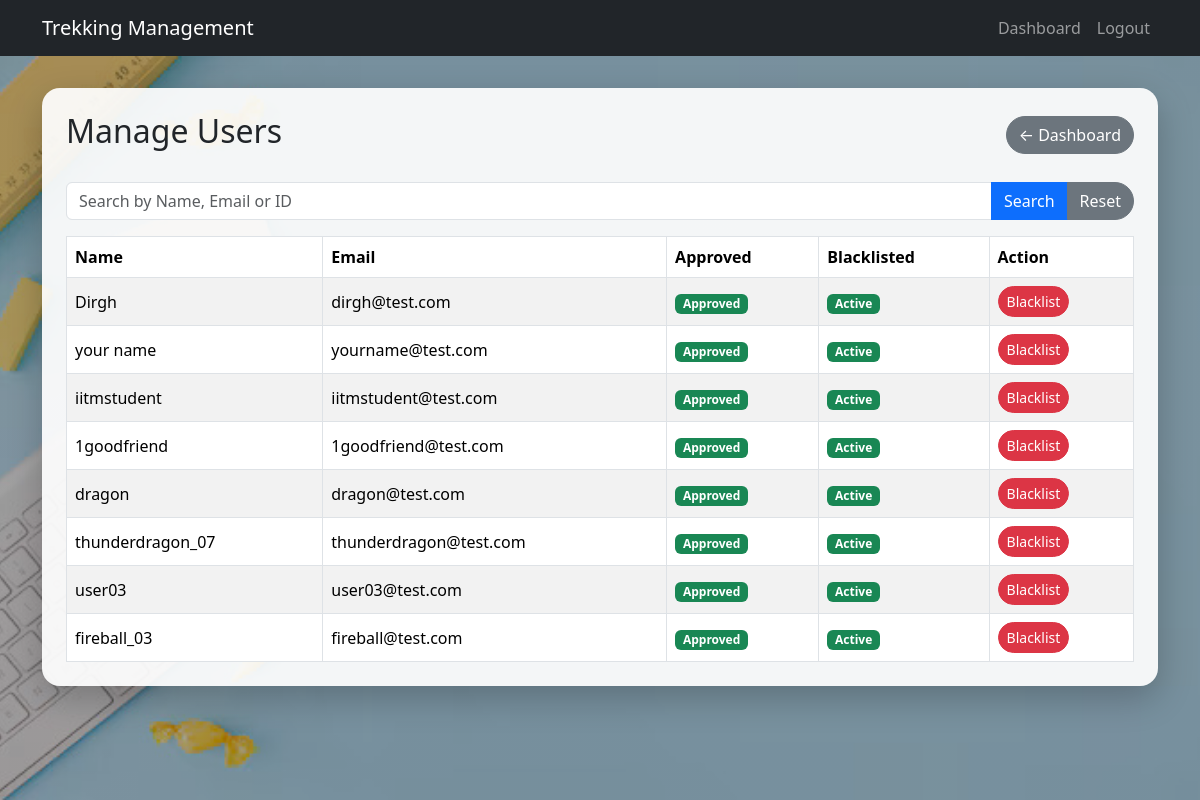
Page /admin/users (signed in) on the committed database.
### models/user.py (models this page shows, shortened)
class User(UserMixin,db.Model):
    __tablename__ = "users"
    id = db.Column(db.Integer, primary_key=True)
    name = db.Column(db.String(100), nullable = False)
    email = db.Column(db.String(120), unique=True, nullable=False)
    password_hash = db.Column(db.String(255),nullable=False)
    role = db.Column(db.String(20), nullable=False)
    approved = db.Column(db.Boolean, default=False)
    blacklisted = db.Column(db.Boolean, default=False)
    created_at = db.Column(db.DateTime, default=datetime.utcnow)
    bookings = db.relationship(
        "Booking",
        backref="user",
        lazy=True,
        cascade="all, delete-orphan"
    )
    staff_profile = db.relationship(
        "StaffProfile",
        backref="user",
        uselist=False,
        cascade="all, delete-orphan"
    )
    assigned_treks = db.relationship(
        "Trek",
        backref="staff",
        lazy=True
    )

### routes/admin.py (the view, shortened to what this page needs)
@admin.route("/admin/users")
@login_required
def manage_users():
    if current_user.role != ROLE_ADMIN:
        return "Unauthorized", 403
    search = request.args.get("search", "")
    users = User.query.filter(User.role == ROLE_USER)
    users = users.all()
    return render_template(
        "manage_users.html",
        users=users,
        search=search
    )

### create_app.py (called while the page is built)
def create_app():
    app = Flask(__name__)
    app.config.from_object(Config)
    db.init_app(app)
    login_manager.init_app(app)
    @login_manager.user_loader
    def load_user(user_id):
        return db.session.get(User, int(user_id))
    app.register_blueprint(auth)
    app.register_blueprint(admin)
    app.register_blueprint(staff)
    app.register_blueprint(user)
    @app.route("/")
    def home():
        return render_template("index.html")
    return app

### templates/manage_users.html (shortened to what this page needs)
{% extends "base.html" %}
{% block content %}
<div class="admin-page">
    <div class="container">
        <div class="admin-box">
            <div class="d-flex justify-content-between align-items-center mb-4">
                <h2>Manage Users</h2>
                <a href="{{ url_for('admin.admin_dashboard') }}"
                   class="btn btn-secondary">
                    ← Dashboard
                </a>
            </div>
            <form method="GET" class="mb-3">
                <div class="input-group">
                    <input
                        type="text"
                        name="search"
                        class="form-control"
                        placeholder="Search by Name, Email or ID"
                        value="{{ search }}"
                    >
                    <button class="btn btn-primary" type="submit">
                        Search
                    </button>
                    <a href="{{ url_for('admin.manage_users') }}"
                       class="btn btn-secondary">
                        Reset
                    </a>
                </div>
            </form>
            <div class="table-responsive">
                <table class="table table-bordered table-hover table-striped align-middle">
                    <thead>
                        <tr>
                            <th>Name</th>
                            <th>Email</th>
                            <th>Approved</th>
                            <th>Blacklisted</th>
                            <th>Action</th>
                        </tr>
                    </thead>
                    <tbody>
                    {% for user in users %}
                        <tr>
                            <td>{{ user.name }}</td>
                            <td>{{ user.email }}</td>
                            <td>
                                {% if user.approved %}
                                    <span class="badge bg-success">
                                        Approved
                                    </span>
                                {% else %}
                                    <span class="badge bg-warning text-dark">
                                        Pending
                                    </span>
                                {% endif %}
                            </td>
                            <td>
                                {% if user.blacklisted %}
                                    <span class="badge bg-danger">
                                        Blacklisted
                                    </span>
                                {% else %}
                                    <span class="badge bg-success">
                                        Active
                                    </span>
                                {% endif %}
                            </td>
                            <td>
                                {% if user.blacklisted %}
                                    <a href="{{ url_for('admin.activate_user', user_id=user.id) }}"
                                        class="btn btn-success btn-sm">
                                        Activate
                                    </a>
                                {% else %}
                                    <a href="{{ url_for('admin.blacklist_user', user_id=user.id) }}"
                                        class="btn btn-danger btn-sm">
                                        Blacklist
                                    </a>
                                {% endif %}
                            </td>
                        </tr>
                    {% endfor %}
                    </tbody>
                </table>
            </div>
        </div>
    </div>
</div>
{% endblock %}

### rows in the picture
User: name "Dirgh", email "dirgh@test.com", approved "Approved", blacklisted "Active"
User: name "your name", email "yourname@test.com", approved "Approved", blacklisted "Active"
User: name "iitmstudent", email "iitmstudent@test.com", approved "Approved", blacklisted "Active"
User: name "1goodfriend", email "1goodfriend@test.com", approved "Approved", blacklisted "Active"
User: name "dragon", email "dragon@test.com", approved "Approved", blacklisted "Active"
User: name "thunderdragon_07", email "thunderdragon@test.com", approved "Approved", blacklisted "Active"
User: name "user03", email "user03@test.com", approved "Approved", blacklisted "Active"
User: name "fireball_03", email "fireball@test.com", approved "Approved", blacklisted "Active"
